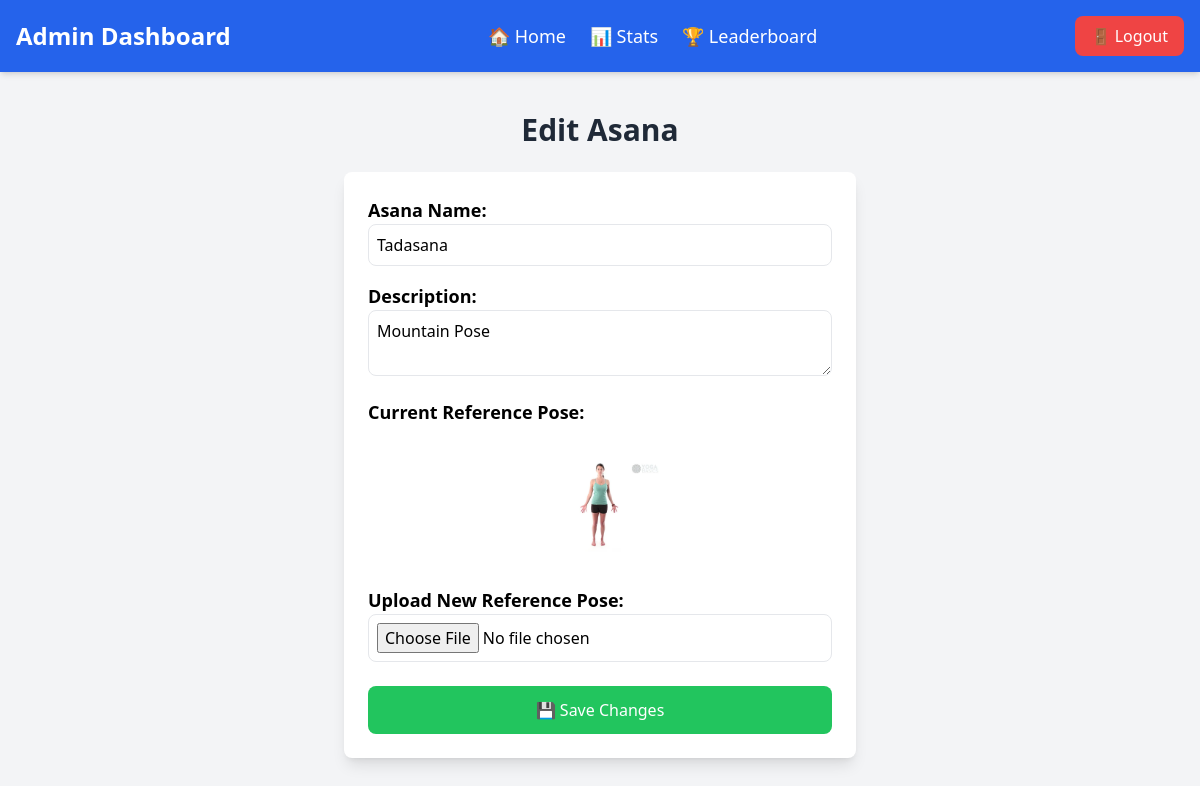
The app's page /edit_asana/1 (signed in) with its own data.
### models.py (models this page shows)
class YogaPose(db.Model):
    __tablename__ = 'yogapose'  # ✅ Ensure this matches exactly
    id = db.Column(db.Integer, primary_key=True)
    name = db.Column(db.String(100), nullable=False)
    description = db.Column(db.Text, nullable=True)
    reference_pose = db.Column(db.String(255), nullable=False)

### routes.py (the view, shortened to what this page needs)
@app.route('/edit_asana/<int:asana_id>', methods=['GET', 'POST'])
@login_required
def edit_asana(asana_id):
    if current_user.role != 'admin':
        return redirect(url_for('dashboard'))
    asana = YogaPose.query.get_or_404(asana_id)
    print(asana.reference_pose)
    return render_template('edit_asana.html', asana=asana)

### models.py (called while the page is built)
@login_manager.user_loader
def load_user(user_id):
    return User.query.get(int(user_id))

### templates/edit_asana.html (shortened to what this page needs)
<!DOCTYPE html>
<html lang="en">
<head>
    <script src="https://cdn.tailwindcss.com"></script>
</head>
<body class="bg-gray-100">
{% include 'admin_navbar.html' %}
<div class="container mx-auto mt-10">
    <h2 class="text-3xl font-bold text-center text-gray-800">Edit Asana</h2>
    <form method="POST" enctype="multipart/form-data" class="mt-6 bg-white p-6 rounded-lg shadow-lg max-w-lg mx-auto">
        <label class="block text-lg font-semibold">Asana Name:</label>
        <input type="text" name="name" value="{{ asana.name }}" class="w-full p-2 border rounded-lg">
        <label class="block mt-4 text-lg font-semibold">Description:</label>
        <textarea name="description" class="w-full p-2 border rounded-lg">{{ asana.description }}</textarea>
        <label class="block mt-4 text-lg font-semibold">Current Reference Pose:</label>
        <img src="{{ url_for('static', filename=asana.reference_pose.split('static/')[-1]) }}"
     alt="{{ asana.name }}"
     class="w-32 h-32 object-contain mt-4 rounded-lg mx-auto">
        <label class="block mt-4 text-lg font-semibold">Upload New Reference Pose:</label>
        <input type="file" name="reference_pose" class="w-full p-2 border rounded-lg">
        <button type="submit" class="w-full mt-6 px-6 py-3 bg-green-500 text-white rounded-lg hover:bg-green-600">
            💾 Save Changes
        </button>
    </form>
</div>
</body>
</html>

### records on screen
YogaPose: name "Tadasana", description "Mountain Pose", reference_pose (picture)
